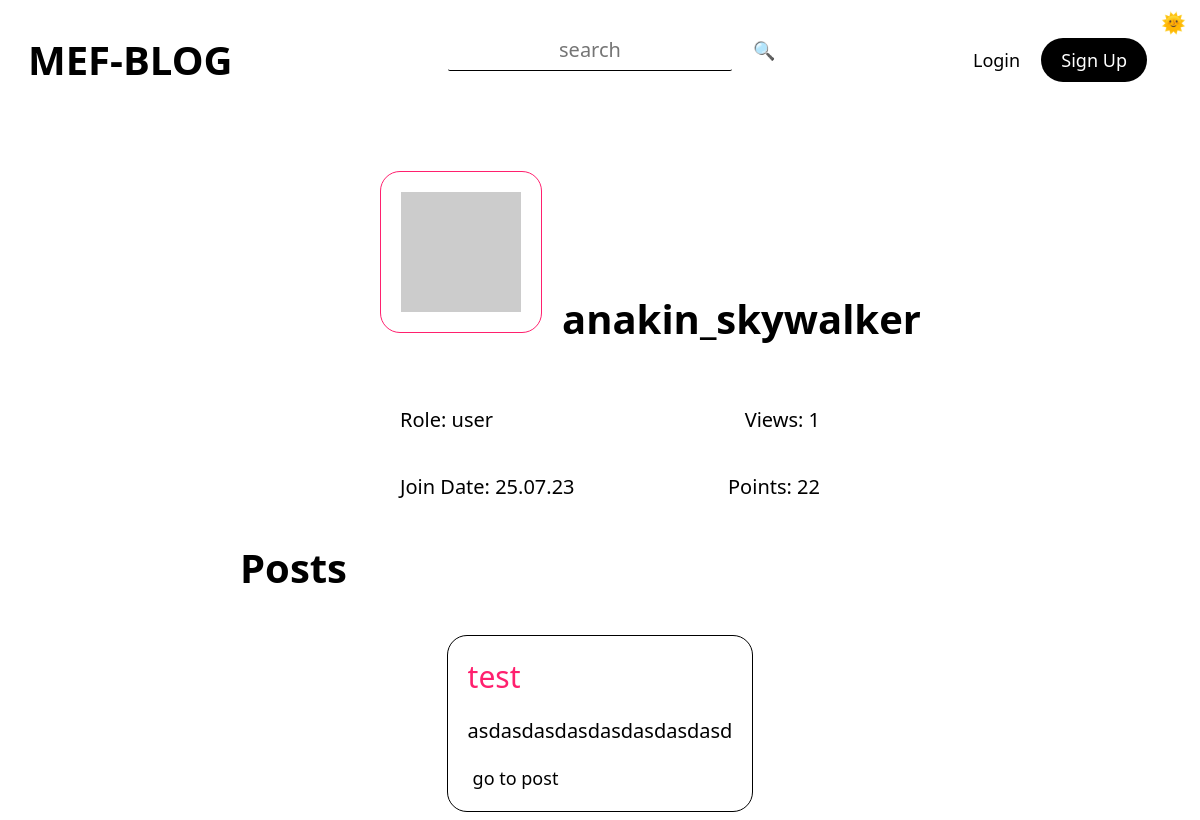
Screenshot of /user/anakin_skywalker with the database file from the repository.
### tables this page shows
CREATE TABLE "posts" (
	"id"	INTEGER NOT NULL UNIQUE,
	"title"	TEXT NOT NULL,
	"tags"	TEXT,
	"content"	TEXT NOT NULL,
	"author"	TEXT NOT NULL,
	"date"	TEXT NOT NULL,
	"time"	TEXT NOT NULL,
	"views"	TEXT,
	"lastEditDate"	TEXT,
	"lastEditTime"	TEXT,
	PRIMARY KEY("id" AUTOINCREMENT)
);

### routes/user.py (the view)
@userBlueprint.route("/user/<userName>")
def user(userName):
    connection = sqlite3.connect("db/users.db")
    cursor = connection.cursor()
    cursor.execute(f"select userName from users")
    users = cursor.fetchall()
    match str(userName).lower() in str(users).lower():
        case True:
            message("2", f'USER: "{userName}" FOUND')
            cursor.execute(f'select * from users where lower(userName) = "{userName}"')
            user = cursor.fetchone()
            connection = sqlite3.connect("db/posts.db")
            cursor = connection.cursor()
            cursor.execute(f'select views from posts where author = "{user[1]}"')
            viewsData = cursor.fetchall()
            views = 0
            for view in viewsData:
                views += int(view[0])
            cursor.execute(f'select * from posts where author = "{user[1]}"')
            posts = cursor.fetchall()
            connection = sqlite3.connect("db/comments.db")
            cursor = connection.cursor()
            cursor.execute(
                f'select * from comments where lower(user) = "{userName.lower()}"'
            )
            comments = cursor.fetchall()
            if posts:
                showPosts = True
            elif not posts:
                showPosts = False
            if comments:
                showComments = True
            elif not comments:
                showComments = False
            message("2", f'USER: "{userName}"s PAGE LOADED')
            return render_template(
                "user.html",
                user=user,
                views=views,
                posts=posts,
                comments=comments,
                showPosts=showPosts,
                showComments=showComments,
            )
        case _:
            message("1", f'USER: "{userName}" NOT FOUND')
            return render_template("404.html")

### app.py (called while the page is built)
@app.context_processor
def utility_processor():
    getProfilePicture
    return dict(getProfilePicture=getProfilePicture)

### helpers.py (called while the page is built)
def currentDate():
    return datetime.now().strftime("%d.%m.%y")

def currentTime(seconds=False):
    match seconds:
        case False:
            return datetime.now().strftime("%H:%M")
        case True:
            return datetime.now().strftime("%H:%M:%S")

def message(color, message):
    print(
        f"\n\033[94m[{currentDate()}\033[0m"
        f"\033[95m {currentTime(True)}]\033[0m"
        f"\033[9{color}m {message}\033[0m\n"
    )
    logFile = open("log.log", "a")
    logFile.write(f"[{currentDate()}" f"|{currentTime(True)}]" f" {message}\n")
    logFile.close()

### templates/user.html (shortened to what this page needs)
{% extends 'layout.html'%} {%block head%}
<link
  rel="stylesheet"
  href="{{ url_for('static', filename='css/index.css') }}"
/>
<link
  rel="stylesheet"
  href="{{ url_for('static', filename='css/user.css') }}"
/>
{% endblock head %} {%block body%}
<div class="container">
  <div class="userContainer">
    <section class="head">
      <img src="{{user[4]}}" alt="{{user[1]}}" class="userProfilePicture" />
      <h2 class="userName">{{user[1]}}</h2>
    </section>
    <section class="stats">
      <p class="userRole">Role: {{user[5]}}</p>
      <p class="userViews">Views: {{views}}</p>
    </section>
    <section class="stats">
      <p class="userCreationDate">Join Date: {{user[7]}}</p>
      <p class="userPoint">Points: {{user[6]}}</p>
    </section>
  </div>
  {% if showPosts %}
  <h1 class="postsText">Posts</h1>
  {% for post in posts %}
  <div class="post centeredHorizontally">
    <a class="title textPrimary" href="/post/{{post[0]}}">{{post[1]}}</a>
    <div class="content" tag="content">{{post[3]|safe}}</div>
    <a href="/post/{{post[0]}}" class="btn btnLink">go to post</a>
  </div>
  {% endfor %} {% endif %}
</div>
{% endblock body %}

### static/css/general.css (style rules this page uses)
:root { --themePrimary: #000; --themeSecondary: #fff; --themeHelper: #303030; --primaryColor: #ff206e; --primaryHelper: #FF4F8C; }
* { font-family: system-ui, "Segoe UI", Roboto, Helvetica, Arial, sans-serif, "Apple Color Emoji", "Segoe UI Emoji", "Segoe UI Symbol"; color: var(--themePrimary); }
html { font-size: 125% !important; }
body { background-color: var(--themeSecondary); }
a { text-decoration: none; user-select: none; }
.centeredHorizontally { margin-left: auto; margin-right: auto; }
.btn { height: fit-content; width: fit-content; border-radius: 2rem; border: 0px; transition: 0.25s; font-weight: 500; cursor: pointer; font-size: 0.9rem; text-align: center; margin: 0rem 0.25rem; }
.btnLink { background-color: transparent; }
.textPrimary { color: var(--primaryColor); transition: 0.25s; }

### static/css/index.css (style rules this page uses)
.post { max-width: 35rem; max-height: fit-content; margin-top: 2rem; border: 1px solid var(--themePrimary); border-radius: 1rem; padding: 1rem; }
.content { display: -webkit-box; overflow: hidden; -webkit-line-clamp: 8; -webkit-box-orient: vertical; margin: 1rem 0rem; }
.content p { display: inline; }
.title { font-size: 1.5rem; }

### static/css/user.css (style rules this page uses)
h1 { width: 36rem; margin: 1rem 0 0 0; }
h2 { font-size: 2rem; }
.head img, h2 { display: inline-block; }
.container { display: flex; flex-direction: column; align-items: center; padding-top: 2rem; }
.userProfilePicture { height: 6rem; width: 6rem; border: 1px solid var(--primaryColor); border-radius: 1rem; padding: 1rem; }
.userName { margin: 6rem 0 0 1rem; }
.head { display: flex; width: 20rem; margin: 2rem 0 2rem 0; }
.stats { display: flex; width: 22rem; justify-content: space-between; }
.stats p, .stats a { text-align: left; margin-left: 1rem; }
.content { -webkit-line-clamp: 4; }

### rows the page displays
posts: author "anakin_skywalker", title "test", content "asdasdasdasdasdasdasdasd"

### other values shown
{{ user[5] }} "user"
{{ views }} "1"
{{ user[7] }} "25.07.23"
{{ user[6] }} "22"
